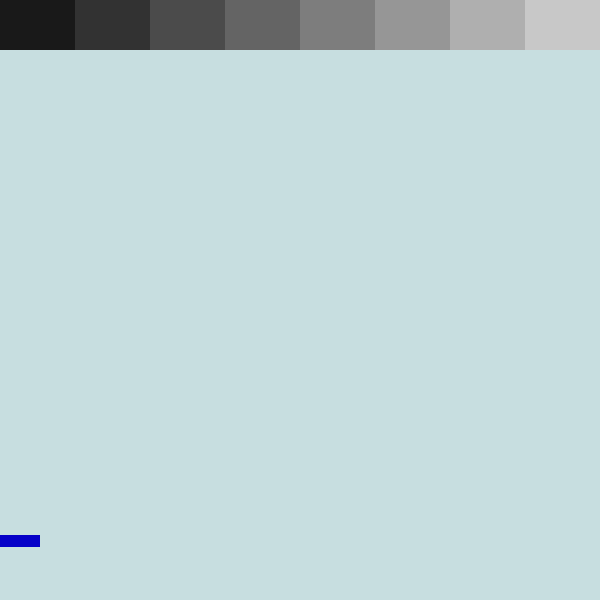
Frame 1 (no input)
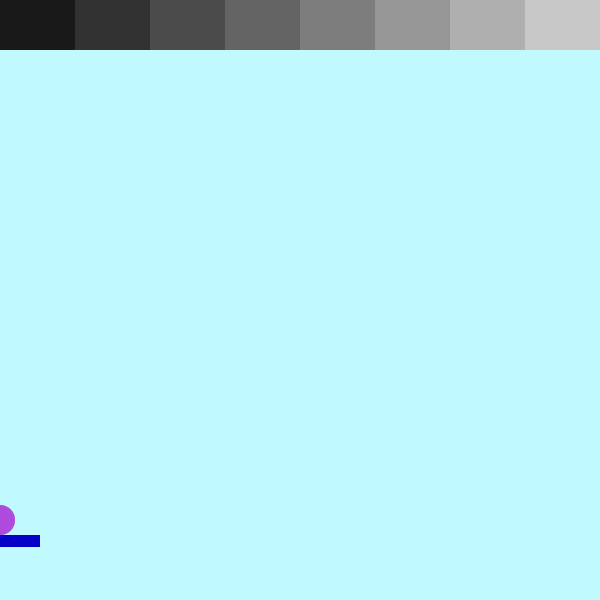
Frame 60 (the mouse pressed at the canvas centre just before this capture)
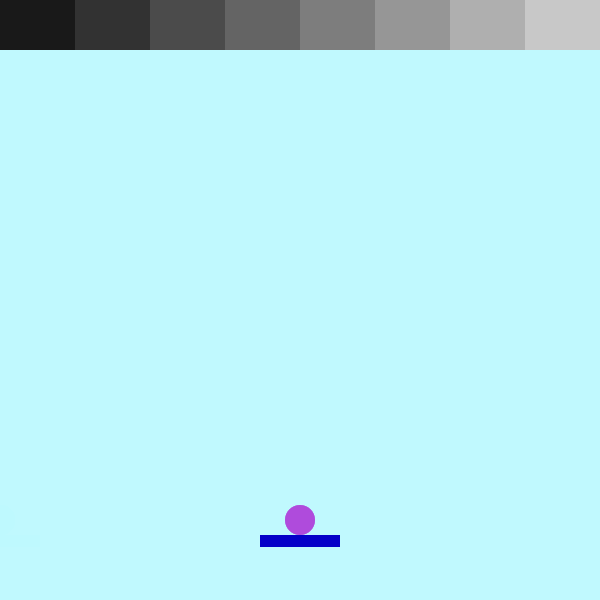
Frame 120 (the mouse held since frame 60 and released just before this capture)

The Processing sketch that drew these frames (run headless with seeded random() and noise(); from frame 60 on, the mouse is pressed at the canvas centre):

// Processing sketch: Finalproject_2
// ── Finalproject_2.pde
// RULES
// Click to start the ball's movement
// The object of the game is to get rid of all the bricks by getting the ball to hit them
// Use the paddle to hit the ball
// If the ball falls below the paddle, you lose
// If you get rid of all the bricks, you win!
// CHALLENGE: Decrease the size of the paddle by editing the variable "paddleWidth" in line 32



// DATA: INT & BOOLEAN for PADDLE & BALL
// Where the ball is
int xPosition = 0;
int yPosition = 0;

// General ball information
int ballRadius = 15;
boolean ballExistence = true;
boolean paddleExistence = true;

// Ball color
float red = 175;
float green = 75;
float blue = 220;

// True/false statement for starting the program
boolean ballMoving = false;

// Paddle width for bouncing
int paddleWidth = 80;

// Direction to get the ball to move
int xDirection = 4;
int yDirection = -4;  



// DATA: INT & BOOLEAN for BRICKS
int brickHeight = 50;
int brickStartY = 0;
int brickWidth = 75;



// BALL CLASS
public class Ball {
  void bounce() {
    // Draw ball
    if (ballExistence == true) {
      fill(red, green, blue);
      ellipse(xPosition, yPosition, ballRadius*2, ballRadius*2);
    }

    // Get the ball to move and start on the paddle
    if (ballMoving) {
      xPosition = xPosition + xDirection;
      yPosition = yPosition + yDirection;
    } else {
      xPosition = mouseX;
      yPosition = 520;
    }

    // Get the ball to bounce and change direction
    if (yPosition <= 15) {
      yDirection = -yDirection;
      red = random(255);
      green = random(255);
      blue = random(255);
    } 
    if (xPosition <= 15) {
      xDirection = -xDirection;
      red = random(255);
      green = random(255);
      blue = random(255);
    } 
    if (xPosition >= 585) {
      xDirection = -xDirection;
      red = random(255);
      green = random(255);
      blue = random(255);
    }

    // Bounce off paddle 
    if (yPosition >= 520 && yPosition < 532 && xPosition >= mouseX - paddleWidth/2 && xPosition <= mouseX + paddleWidth/2) {
      yDirection = -yDirection;
      red = random(255);
      green = random(255);
      blue = random(255);
    }

    // When the boll drops below the paddle
    if (yPosition >= 600) {
      ballMoving = false;
    }
  }
};



// BRICK CLASS
public class Brick {
  void hit() {
    // Brick array
    Boolean[]brickArray;
    brickArray = new Boolean[9];
    brickArray[0] = true;
    brickArray[1] = true;
    brickArray[2] = true;
    brickArray[3] = true;
    brickArray[4] = true;
    brickArray[5] = true;
    brickArray[6] = true;
    brickArray[7] = true;
    brickArray[8] = true;

    for (int i = 0; i < 9; i++) {
     if (yPosition - ballRadius <= brickHeight && xPosition + ballRadius >= i*brickWidth && xPosition - ballRadius <= (i+1)*brickWidth) {
         brickArray[i] = false;
         yDirection = -yDirection;
         break;
     } if (brickArray[i] == true) {
         fill(i*25);
         rect((i-1)*75, brickStartY, brickWidth, brickHeight);
       }
    } 
    
    //int i = 0; 
    //do {
    //  if (yPosition - ballRadius <= brickHeight && xPosition + ballRadius >= i*brickWidth && xPosition - ballRadius <= (i+1)*brickWidth) {
    //if (xPosition + ballRadius >= i*brickWidth && xPosition - ballRadius <= (i+1)*brickWidth) {
    //      brickArray[i] = false;
    //      yDirection = -yDirection;
    //      break;
         // red = random(255);
         // green = random(255);
         // blue = random(255);
    //  } if (brickArray[i] == true) {
    //      fill(i*25);
    //      rect((i-1)*75, brickStartY, brickWidth, brickHeight);
    //  }
    //  } while (i < 9);
  }
};






// INITIALIZING THE CLASS
Ball myBall;
Brick myBrick;



// SETTING UP THE PROGRAM and ADDING CONSTRUCTORS
void setup () {
  size(600, 600);
  smooth();
  myBall = new Ball();
  myBrick = new Brick();
};



// ADDING THE TRAIL, CARRYING OUT FUNCTIONALITIES, DRAWING THE PADDLE, etc.
void draw () {
  noStroke();
  fill(190, 250, 255, 100);
  rect(0, 0, 600, 600);
  myBall.bounce();
  myBrick.hit();
  // Draw paddle
  if (paddleExistence == true) {
    fill(5, 0, 200);
    rect(mouseX - 40, 535, 80, 12);
  }
  if (ballMoving == false) {
    red = 175;
    green = 75;
    blue = 220;
  }
};



// STARTING THE GAME WHEN THE MOUSE IS CLICKED
void mouseClicked () {
  ballMoving = true;
};
